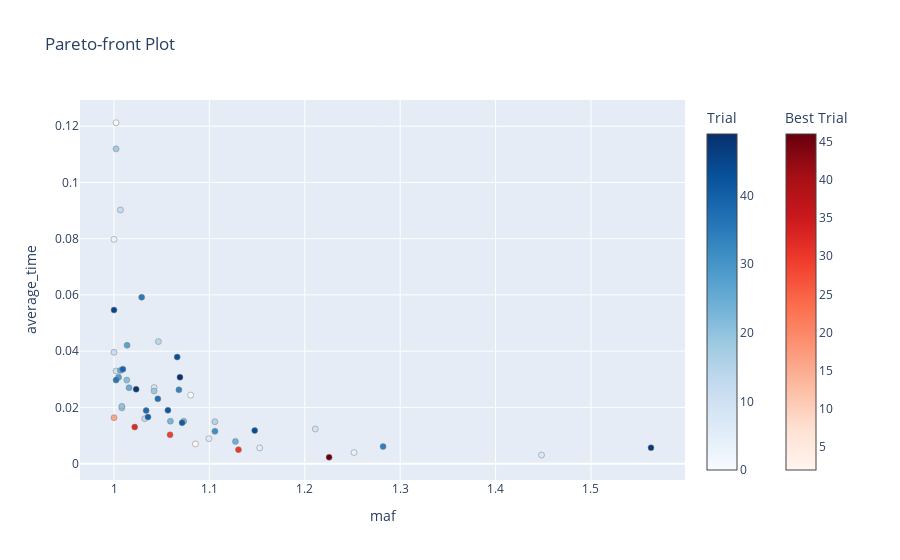

This figure's notebook cell:
### Markdown cell above
## Visualize LSH study results

### Code cell
plot_pareto_front(lsh_study, target_names=['maf', 'average_time'])

### Figure 1 — Plotly figure (JSON) as saved in the notebook; plotly's stock layout.template omitted (floating-point values rounded to 4 significant figures)
{"data": [{"hovertemplate": "%{text}<extra>Trial</extra>", "marker": {"color": [0, 1, 3, 4, 5, 6, 7, 8, 9, 10, 11, 12, 13, 14, 15, 17, 18, 19, 20, 21, 22, 23, 24, 25, 26, 27, 28, 31, 33, 34, 35, 36, 37, 38, 39, 40, 41, 42, 43, 44, 45, 47, 48, 49], "colorbar": {"title": {"text": "Trial"}}, "colorscale": [[0, "rgb(247,251,255)"], [0.125, "rgb(222,235,247)"], [0.25, "rgb(198,219,239)"], [0.375, "rgb(158,202,225)"], [0.5, "rgb(107,174,214)"], [0.625, "rgb(66,146,198)"], [0.75, "rgb(33,113,181)"], [0.875, "rgb(8,81,156)"], [1, "rgb(8,48,107)"]], "line": {"color": "Grey", "width": 0.5}}, "mode": "markers", "showlegend": false, "text": ["{<br>  \"number\": 0,<br>  \"values\": [<br>    1.080364582352079,<br>    0.0243802<br>  ],<br>  \"params\": {<br>    \"k\": 6,<br>    \"L\": 8,<br>    \"table_size\": 15000,<br>    \"window_size\": 2171<br>  },<br>  \"user_attrs\": {<br>    \"constraint\": [<br>      0,<br>      -0.014380200000000001<br>    ]<br>  }<br>}", "{<br>  \"number\": 1,<br>  \"values\": [<br>    1.0021869427020387,<br>    0.12122220000000002<br>  ],<br>  \"params\": {<br>    \"k\": 5,<br>    \"L\": 4,<br>    \"table_size\": 7500,<br>    \"window_size\": 4599<br>  },<br>  \"user_attrs\": {<br>    \"constraint\": [<br>      1,<br>      -0.11122220000000002<br>    ]<br>  }<br>}", "{<br>  \"number\": 3,<br>  \"values\": [<br>    1.0,<br>    0.07976079999999999<br>  ],<br>  \"params\": {<br>    \"k\": 2,<br>    \"L\": 2,<br>    \"table_size\": 15000,<br>    \"window_size\": 2673<br>  },<br>  \"user_attrs\": {<br>    \"constraint\": [<br>      0,<br>      -0.0697608<br>    ]<br>  }<br>}", "{<br>  \"number\": 4,<br>  \"values\": [<br>    1.2516558813821272,<br>    0.003961299999999999<br>  ],<br>  \"params\": {<br>    \"k\": 6,<br>    \"L\": 6,<br>    \"table_size\": 15000,<br>    \"window_size\": 1492<br>  },<br>  \"user_attrs\": {<br>    \"constraint\": [<br>      0,<br>      0.006038700000000001<br>    ]<br>  }<br>}", "{<br>  \"number\": 5,<br>  \"values\": [<br>    1.152720110142579,<br>    0.005600100000000001<br>  ],<br>  \"params\": {<br>    \"k\": 6,<br>    \"L\": 10,<br>    \"table_size\": 15000,<br>    \"window_size\": 1487<br>  },<br>  \"user_attrs\": {<br>    \"constraint\": [<br>      1,<br>      0.004399899999999999<br>    ]<br>  }<br>}", "{<br>  \"number\": 6,<br>  \"values\": [<br>    1.0994925878918311,<br>    0.0089004<br>  ],<br>  \"params\": {<br>    \"k\": 9,<br>    \"L\": 8,<br>    \"table_size\": 15000,<br>    \"window_size\": 2478<br>  },<br>  \"user_attrs\": {<br>    \"constraint\": [<br>      0,<br>      0.001099600000000001<br>    ]<br>  }<br>}", "{<br>  \"number\": 7,<br>  \"values\": [<br>    1.4481826767241175,<br>    0.0030543999999999997<br>  ],<br>  \"params\": {<br>    \"k\": 6,<br>    \"L\": 2,<br>    \"table_size\": 15000,<br>    \"window_size\": 1494<br>  },<br>  \"user_attrs\": {<br>    \"constraint\": [<br>      0,<br>      0.0069456000000000006<br>    ]<br>  }<br>}", "{<br>  \"number\": 8,<br>  \"values\": [<br>    1.0420599285261567,<br>    0.0270655<br>  ],<br>  \"params\": {<br>    \"k\": 7,<br>    \"L\": 7,<br>    \"table_size\": 15000,<br>    \"window_size\": 2417<br>  },<br>  \"user_attrs\": {<br>    \"constraint\": [<br>      0,<br>      -0.017065499999999997<br>    ]<br>  }<br>}", "{<br>  \"number\": 9,<br>  \"values\": [<br>    1.2110632961772163,<br>    0.012320499999999998<br>  ],<br>  \"params\": {<br>    \"k\": 8,<br>    \"L\": 8,<br>    \"table_size\": 15000,<br>    \"window_size\": 2138<br>  },<br>  \"user_attrs\": {<br>    \"constraint\": [<br>      0,<br>      -0.002320499999999998<br>    ]<br>  }<br>}", "{<br>  \"number\": 10,<br>  \"values\": [<br>    1.002165328536009,<br>    0.0329381<br>  ],<br>  \"params\": {<br>    \"k\": 9,<br>    \"L\": 8,<br>    \"table_size\": 15000,<br>    \"window_size\": 3328<br>  },<br>  \"user_attrs\": {<br>    \"constraint\": [<br>      0,<br>      -0.022938099999999996<br>    ]<br>  }<br>}", "{<br>  \"number\": 11,<br>  \"values\": [<br>    1.0,<br>    0.0395954<br>  ],<br>  \"params\": {<br>    \"k\": 7,<br>    \"L\": 8,<br>    \"table_size\": 15000,<br>    \"window_size\": 3222<br>  },<br>  \"user_attrs\": {<br>    \"constraint\": [<br>      0,<br>      -0.0295954<br>    ]<br>  }<br>}", "{<br>  \"number\": 12,<br>  \"values\": [<br>    1.0067442093997296,<br>    0.09021780000000001<br>  ],<br>  \"params\": {<br>    \"k\": 8,<br>    \"L\": 8,<br>    \"table_size\": 15000,<br>    \"window_size\": 3785<br>  },<br>  \"user_attrs\": {<br>    \"constraint\": [<br>      1,<br>      -0.08021780000000002<br>    ]<br>  }<br>}", "{<br>  \"number\": 13,<br>  \"values\": [<br>    1.0321793208286714,<br>    0.015997599999999997<br>  ],<br>  \"params\": {<br>    \"k\": 10,<br>    \"L\": 8,<br>    \"table_size\": 15000,<br>    \"window_size\": 3103<br>  },<br>  \"user_attrs\": {<br>    \"constraint\": [<br>      0,<br>      -0.005997599999999997<br>    ]<br>  }<br>}", "{<br>  \"number\": 14,<br>  \"values\": [<br>    1.0465455186971557,<br>    0.04341189999999999<br>  ],<br>  \"params\": {<br>    \"k\": 8,<br>    \"L\": 8,<br>    \"table_size\": 15000,<br>    \"window_size\": 2997<br>  },<br>  \"user_attrs\": {<br>    \"constraint\": [<br>      0,<br>      -0.03341189999999999<br>    ]<br>  }<br>}", "{<br>  \"number\": 15,<br>  \"values\": [<br>    1.1057644437514855,<br>    0.014918999999999997<br>  ],<br>  \"params\": {<br>    \"k\": 10,<br>    \"L\": 7,<br>    \"table_size\": 15000,<br>    \"window_size\": 2965<br>  },<br>  \"user_attrs\": {<br>    \"constraint\": [<br>      0,<br>      -0.004918999999999996<br>    ]<br>  }<br>}", "{<br>  \"number\": 17,<br>  \"values\": [<br>    1.0082405284173985,<br>    0.0198315<br>  ],<br>  \"params\": {<br>    \"k\": 10,<br>    \"L\": 10,<br>    \"table_size\": 15000,<br>    \"window_size\": 3153<br>  },<br>  \"user_attrs\": {<br>    \"constraint\": [<br>      0,<br>      -0.009831499999999998<br>    ]<br>  }<br>}", "{<br>  \"number\": 18,<br>  \"values\": [<br>    1.0021869427020387,<br>    0.1119394<br>  ],<br>  \"params\": {<br>    \"k\": 2,<br>    \"L\": 4,<br>    \"table_size\": 15000,<br>    \"window_size\": 1634<br>  },<br>  \"user_attrs\": {<br>    \"constraint\": [<br>      0,<br>      -0.1019394<br>    ]<br>  }<br>}", "{<br>  \"number\": 19,<br>  \"values\": [<br>    1.0420599285261567,<br>    0.025811700000000003<br>  ],<br>  \"params\": {<br>    \"k\": 9,<br>    \"L\": 9,<br>    \"table_size\": 15000,<br>    \"window_size\": 3168<br>  },<br>  \"user_attrs\": {<br>    \"constraint\": [<br>      0,<br>      -0.015811700000000005<br>    ]<br>  }<br>}", "{<br>  \"number\": 20,<br>  \"values\": [<br>    1.0082405284173985,<br>    0.020381700000000003<br>  ],<br>  \"params\": {<br>    \"k\": 10,<br>    \"L\": 10,<br>    \"table_size\": 15000,<br>    \"window_size\": 2987<br>  },<br>  \"user_attrs\": {<br>    \"constraint\": [<br>      0,<br>      -0.010381700000000002<br>    ]<br>  }<br>}", "{<br>  \"number\": 21,<br>  \"values\": [<br>    1.0133823946374938,<br>    0.0297184<br>  ],<br>  \"params\": {<br>    \"k\": 10,<br>    \"L\": 9,<br>    \"table_size\": 15000,<br>    \"window_size\": 3017<br>  },<br>  \"user_attrs\": {<br>    \"constraint\": [<br>      0,<br>      -0.019718399999999997<br>    ]<br>  }<br>}", "{<br>  \"number\": 22,<br>  \"values\": [<br>    1.0731426240992046,<br>    0.015087800000000002<br>  ],<br>  \"params\": {<br>    \"k\": 10,<br>    \"L\": 10,<br>    \"table_size\": 15000,<br>    \"window_size\": 2912<br>  },<br>  \"user_attrs\": {<br>    \"constraint\": [<br>      0,<br>      -0.005087800000000002<br>    ]<br>  }<br>}", "{<br>  \"number\": 23,<br>  \"values\": [<br>    1.0591163234817103,<br>    0.0151112<br>  ],<br>  \"params\": {<br>    \"k\": 10,<br>    \"L\": 9,<br>    \"table_size\": 15000,<br>    \"window_size\": 3057<br>  },<br>  \"user_attrs\": {<br>    \"constraint\": [<br>      1,<br>      -0.0051112<br>    ]<br>  }<br>}", "{<br>  \"number\": 24,<br>  \"values\": [<br>    1.127284887816208,<br>    0.007914899999999999<br>  ],<br>  \"params\": {<br>    \"k\": 10,<br>    \"L\": 8,<br>    \"table_size\": 15000,<br>    \"window_size\": 2613<br>  },<br>  \"user_attrs\": {<br>    \"constraint\": [<br>      0,<br>      0.002085100000000001<br>    ]<br>  }<br>}", "{<br>  \"number\": 25,<br>  \"values\": [<br>    1.0157882471647894,<br>    0.0269927<br>  ],<br>  \"params\": {<br>    \"k\": 7,<br>    \"L\": 8,<br>    \"table_size\": 15000,<br>    \"window_size\": 2573<br>  },<br>  \"user_attrs\": {<br>    \"constraint\": [<br>      0,<br>      -0.0169927<br>    ]<br>  }<br>}", "{<br>  \"number\": 26,<br>  \"values\": [<br>    1.0067442093997296,<br>    0.03317370000000001<br>  ],<br>  \"params\": {<br>    \"k\": 7,<br>    \"L\": 9,<br>    \"table_size\": 15000,<br>    \"window_size\": 2668<br>  },<br>  \"user_attrs\": {<br>    \"constraint\": [<br>      0,<br>      -0.023173700000000005<br>    ]<br>  }<br>}", "{<br>  \"number\": 27,<br>  \"values\": [<br>    1.0137168184960912,<br>    0.042106899999999996<br>  ],<br>  \"params\": {<br>    \"k\": 7,<br>    \"L\": 8,<br>    \"table_size\": 15000,<br>    \"window_size\": 2725<br>  },<br>  \"user_attrs\": {<br>    \"constraint\": [<br>      0,<br>      -0.032106899999999994<br>    ]<br>  }<br>}", "{<br>  \"number\": 28,<br>  \"values\": [<br>    1.004813609368143,<br>    0.0306925<br>  ],<br>  \"params\": {<br>    \"k\": 7,<br>    \"L\": 9,<br>    \"table_size\": 15000,<br>    \"window_size\": 2686<br>  },<br>  \"user_attrs\": {<br>    \"constraint\": [<br>      1,<br>      -0.020692500000000003<br>    ]<br>  }<br>}", "{<br>  \"number\": 31,<br>  \"values\": [<br>    1.105800450222981,<br>    0.0114906<br>  ],<br>  \"params\": {<br>    \"k\": 9,<br>    \"L\": 7,<br>    \"table_size\": 15000,<br>    \"window_size\": 2643<br>  },<br>  \"user_attrs\": {<br>    \"constraint\": [<br>      0,<br>      -0.0014906<br>    ]<br>  }<br>}", "{<br>  \"number\": 33,<br>  \"values\": [<br>    1.0680324904540728,<br>    0.026253499999999996<br>  ],<br>  \"params\": {<br>    \"k\": 9,<br>    \"L\": 7,<br>    \"table_size\": 15000,<br>    \"window_size\": 2705<br>  },<br>  \"user_attrs\": {<br>    \"constraint\": [<br>      0,<br>      -0.016253499999999997<br>    ]<br>  }<br>}", "{<br>  \"number\": 34,<br>  \"values\": [<br>    1.2820877231533065,<br>    0.0060769000000000005<br>  ],<br>  \"params\": {<br>    \"k\": 9,<br>    \"L\": 7,<br>    \"table_size\": 15000,<br>    \"window_size\": 2262<br>  },<br>  \"user_attrs\": {<br>    \"constraint\": [<br>      1,<br>      0.0039231<br>    ]<br>  }<br>}", "{<br>  \"number\": 35,<br>  \"values\": [<br>    1.0289915385376895,<br>    0.0591836<br>  ],<br>  \"params\": {<br>    \"k\": 5,<br>    \"L\": 5,<br>    \"table_size\": 15000,<br>    \"window_size\": 2785<br>  },<br>  \"user_attrs\": {<br>    \"constraint\": [<br>      0,<br>      -0.0491836<br>    ]<br>  }<br>}", "{<br>  \"number\": 36,<br>  \"values\": [<br>    1.0021869427020387,<br>    0.0297146<br>  ],<br>  \"params\": {<br>    \"k\": 6,<br>    \"L\": 6,<br>    \"table_size\": 15000,<br>    \"window_size\": 2604<br>  },<br>  \"user_attrs\": {<br>    \"constraint\": [<br>      1,<br>      -0.0197146<br>    ]<br>  }<br>}", "{<br>  \"number\": 37,<br>  \"values\": [<br>    1.0459532492564916,<br>    0.0230468<br>  ],<br>  \"params\": {<br>    \"k\": 10,<br>    \"L\": 9,<br>    \"table_size\": 15000,<br>    \"window_size\": 2962<br>  },<br>  \"user_attrs\": {<br>    \"constraint\": [<br>      0,<br>      -0.013046799999999999<br>    ]<br>  }<br>}", "{<br>  \"number\": 38,<br>  \"values\": [<br>    1.0336982910148735,<br>    0.018898199999999997<br>  ],<br>  \"params\": {<br>    \"k\": 10,<br>    \"L\": 9,<br>    \"table_size\": 15000,<br>    \"window_size\": 3022<br>  },<br>  \"user_attrs\": {<br>    \"constraint\": [<br>      0,<br>      -0.008898199999999997<br>    ]<br>  }<br>}", "{<br>  \"number\": 39,<br>  \"values\": [<br>    1.009275668827158,<br>    0.03360300000000001<br>  ],<br>  \"params\": {<br>    \"k\": 10,<br>    \"L\": 9,<br>    \"table_size\": 15000,<br>    \"window_size\": 3376<br>  },<br>  \"user_attrs\": {<br>    \"constraint\": [<br>      1,<br>      -0.023603000000000006<br>    ]<br>  }<br>}", "{<br>  \"number\": 40,<br>  \"values\": [<br>    1.0356523434986677,<br>    0.016585199999999998<br>  ],<br>  \"params\": {<br>    \"k\": 9,<br>    \"L\": 9,<br>    \"table_size\": 15000,<br>    \"window_size\": 2822<br>  },<br>  \"user_attrs\": {<br>    \"constraint\": [<br>      1,<br>      -0.006585199999999998<br>    ]<br>  }<br>}", "{<br>  \"number\": 41,<br>  \"values\": [<br>    1.071403940843027,<br>    0.014567600000000003<br>  ],<br>  \"params\": {<br>    \"k\": 9,<br>    \"L\": 7,<br>    \"table_size\": 15000,<br>    \"window_size\": 2671<br>  },<br>  \"user_attrs\": {<br>    \"constraint\": [<br>      1,<br>      -0.004567600000000003<br>    ]<br>  }<br>}", "{<br>  \"number\": 42,<br>  \"values\": [<br>    1.056525828982375,<br>    0.018993799999999998<br>  ],<br>  \"params\": {<br>    \"k\": 6,<br>    \"L\": 3,<br>    \"table_size\": 15000,<br>    \"window_size\": 2520<br>  },<br>  \"user_attrs\": {<br>    \"constraint\": [<br>      0,<br>      -0.008993799999999998<br>    ]<br>  }<br>}", "{<br>  \"number\": 43,<br>  \"values\": [<br>    1.0662411358705246,<br>    0.037898600000000005<br>  ],<br>  \"params\": {<br>    \"k\": 6,<br>    \"L\": 7,<br>    \"table_size\": 15000,<br>    \"window_size\": 2597<br>  },<br>  \"user_attrs\": {<br>    \"constraint\": [<br>      0,<br>      -0.027898600000000003<br>    ]<br>  }<br>}", "{<br>  \"number\": 44,<br>  \"values\": [<br>    1.1475147381541393,<br>    0.0117746<br>  ],<br>  \"params\": {<br>    \"k\": 7,<br>    \"L\": 4,<br>    \"table_size\": 15000,<br>    \"window_size\": 2638<br>  },<br>  \"user_attrs\": {<br>    \"constraint\": [<br>      0,<br>      -0.0017745999999999994<br>    ]<br>  }<br>}", "{<br>  \"number\": 45,<br>  \"values\": [<br>    1.0,<br>    0.05462789999999999<br>  ],<br>  \"params\": {<br>    \"k\": 6,<br>    \"L\": 6,<br>    \"table_size\": 15000,<br>    \"window_size\": 2583<br>  },<br>  \"user_attrs\": {<br>    \"constraint\": [<br>      0,<br>      -0.04462789999999999<br>    ]<br>  }<br>}", "{<br>  \"number\": 47,<br>  \"values\": [<br>    1.5629395108546382,<br>    0.0056829<br>  ],<br>  \"params\": {<br>    \"k\": 7,<br>    \"L\": 3,<br>    \"table_size\": 15000,<br>    \"window_size\": 2356<br>  },<br>  \"user_attrs\": {<br>    \"constraint\": [<br>      0,<br>      0.0043171<br>    ]<br>  }<br>}", "{<br>  \"number\": 48,<br>  \"values\": [<br>    1.0231951143066242,<br>    0.026476500000000004<br>  ],<br>  \"params\": {<br>    \"k\": 6,<br>    \"L\": 3,<br>    \"table_size\": 15000,<br>    \"window_size\": 2910<br>  },<br>  \"user_attrs\": {<br>    \"constraint\": [<br>      0,<br>      -0.016476500000000005<br>    ]<br>  }<br>}", "{<br>  \"number\": 49,<br>  \"values\": [<br>    1.0691484011761487,<br>    0.0307455<br>  ],<br>  \"params\": {<br>    \"k\": 5,<br>    \"L\": 3,<br>    \"table_size\": 15000,<br>    \"window_size\": 2627<br>  },<br>  \"user_attrs\": {<br>    \"constraint\": [<br>      0,<br>      -0.0207455<br>    ]<br>  }<br>}"], "type": "scatter", "x": [1.08, 1.002, 1, 1.252, 1.153, 1.099, 1.448, 1.042, 1.211, 1.002, 1, 1.007, 1.032, 1.047, 1.106, 1.008, 1.002, 1.042, 1.008, 1.013, 1.073, 1.059, 1.127, 1.016, 1.007, 1.014, 1.005, 1.106, 1.068, 1.282, 1.029, 1.002, 1.046, 1.034, 1.009, 1.036, 1.071, 1.057, 1.066, 1.148, 1, 1.563, 1.023, 1.069], "y": [0.02438, 0.1212, 0.07976, 0.003961, 0.0056, 0.0089, 0.003054, 0.02707, 0.01232, 0.03294, 0.0396, 0.09022, 0.016, 0.04341, 0.01492, 0.01983, 0.1119, 0.02581, 0.02038, 0.02972, 0.01509, 0.01511, 0.007915, 0.02699, 0.03317, 0.04211, 0.03069, 0.01149, 0.02625, 0.006077, 0.05918, 0.02971, 0.02305, 0.0189, 0.0336, 0.01659, 0.01457, 0.01899, 0.0379, 0.01177, 0.05463, 0.005683, 0.02648, 0.03075]}, {"hovertemplate": "%{text}<extra>Best Trial</extra>", "marker": {"color": [2, 16, 29, 30, 32, 46], "colorbar": {"title": {"text": "Best Trial"}, "x": 1.1, "xpad": 40}, "colorscale": [[0, "rgb(255,245,240)"], [0.125, "rgb(254,224,210)"], [0.25, "rgb(252,187,161)"], [0.375, "rgb(252,146,114)"], [0.5, "rgb(251,106,74)"], [0.625, "rgb(239,59,44)"], [0.75, "rgb(203,24,29)"], [0.875, "rgb(165,15,21)"], [1, "rgb(103,0,13)"]], "line": {"color": "Grey", "width": 0.5}}, "mode": "markers", "showlegend": false, "text": ["{<br>  \"number\": 2,<br>  \"values\": [<br>    1.0853808565478453,<br>    0.007027899999999999<br>  ],<br>  \"params\": {<br>    \"k\": 7,<br>    \"L\": 8,<br>    \"table_size\": 15000,<br>    \"window_size\": 1878<br>  },<br>  \"user_attrs\": {<br>    \"constraint\": [<br>      0,<br>      0.002972100000000001<br>    ]<br>  }<br>}", "{<br>  \"number\": 16,<br>  \"values\": [<br>    1.0,<br>    0.016337499999999998<br>  ],<br>  \"params\": {<br>    \"k\": 10,<br>    \"L\": 9,<br>    \"table_size\": 15000,<br>    \"window_size\": 2908<br>  },<br>  \"user_attrs\": {<br>    \"constraint\": [<br>      0,<br>      -0.006337499999999998<br>    ]<br>  }<br>}", "{<br>  \"number\": 29,<br>  \"values\": [<br>    1.0587482766730139,<br>    0.010258199999999999<br>  ],<br>  \"params\": {<br>    \"k\": 9,<br>    \"L\": 7,<br>    \"table_size\": 15000,<br>    \"window_size\": 2594<br>  },<br>  \"user_attrs\": {<br>    \"constraint\": [<br>      0,<br>      -0.00025819999999999836<br>    ]<br>  }<br>}", "{<br>  \"number\": 30,<br>  \"values\": [<br>    1.1304640990738282,<br>    0.0049898<br>  ],<br>  \"params\": {<br>    \"k\": 9,<br>    \"L\": 6,<br>    \"table_size\": 15000,<br>    \"window_size\": 2399<br>  },<br>  \"user_attrs\": {<br>    \"constraint\": [<br>      0,<br>      0.0050102<br>    ]<br>  }<br>}", "{<br>  \"number\": 32,<br>  \"values\": [<br>    1.0216960906741979,<br>    0.013018400000000003<br>  ],<br>  \"params\": {<br>    \"k\": 9,<br>    \"L\": 8,<br>    \"table_size\": 15000,<br>    \"window_size\": 2644<br>  },<br>  \"user_attrs\": {<br>    \"constraint\": [<br>      0,<br>      -0.0030184000000000027<br>    ]<br>  }<br>}", "{<br>  \"number\": 46,<br>  \"values\": [<br>    1.2254991789587089,<br>    0.0022863<br>  ],<br>  \"params\": {<br>    \"k\": 8,<br>    \"L\": 2,<br>    \"table_size\": 15000,<br>    \"window_size\": 2389<br>  },<br>  \"user_attrs\": {<br>    \"constraint\": [<br>      0,<br>      0.0077137<br>    ]<br>  }<br>}"], "type": "scatter", "x": [1.085, 1, 1.059, 1.13, 1.022, 1.225], "y": [0.007028, 0.01634, 0.01026, 0.00499, 0.01302, 0.002286]}], "layout": {"title": {"text": "Pareto-front Plot"}, "xaxis": {"title": {"text": "maf"}}, "yaxis": {"title": {"text": "average_time"}}}}
